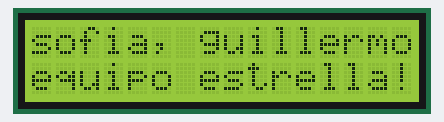
A sketch run on a simulated Arduino Uno, built with avr-gcc and run on an emulated ATmega328P. Shown: 16×2 character LCD.

Above: at 0.1 s.
At 2.19 s:
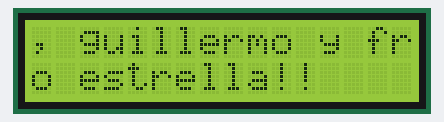
At 4.19 s:
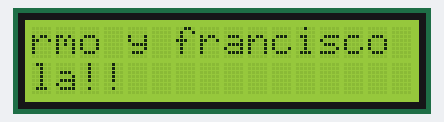
At 8.19 s:
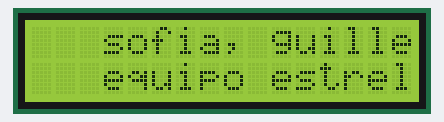
At 12.2 s:
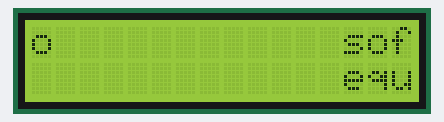
At 16.45 s:
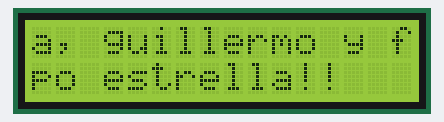

Measured:
- by itself, everything shown: repeats every 14.5 s, in 58 steps

The sketch:

sketch_feb18a.ino
```cpp
#include <LiquidCrystal.h>//Library for LCD
LiquidCrystal lcd(12, 11, 5, 4, 3, 2);//LCD pins at which it is attached to the Arudino

void setup()//method used to run the code for once
{
  lcd.begin(16, 2);//LCD order
  lcd.print("sofia, guillermo y francisco");//prints on LCD
  lcd.setCursor(0,1);//Setting the cursor on LCD
  lcd.print("equipo estrella!!");//prints on LCD
  delay(1000);//delay of 1 second
}

void loop() //used to run the code repeatedly
{
 for(int PositionCount=0;PositionCount<13; PositionCount++)//loop for scrolling the LCD text
  {
    lcd.scrollDisplayLeft();//builtin command to scroll left the text
    delay(250);// delay of 150 msec
    }

   for(int PositionCount=0; PositionCount<29; PositionCount++)
   {
    lcd.scrollDisplayRight(); //builtin command to scroll right the text
    delay(250);//delay of 150 msec
    }
   for(int PositionCount=0; PositionCount<16; PositionCount++)//loop for scrolling the text
   {
    lcd.scrollDisplayLeft();//builtin command to scroll the text left again
    delay(250);//delay of 150 msec
    }
}
```
